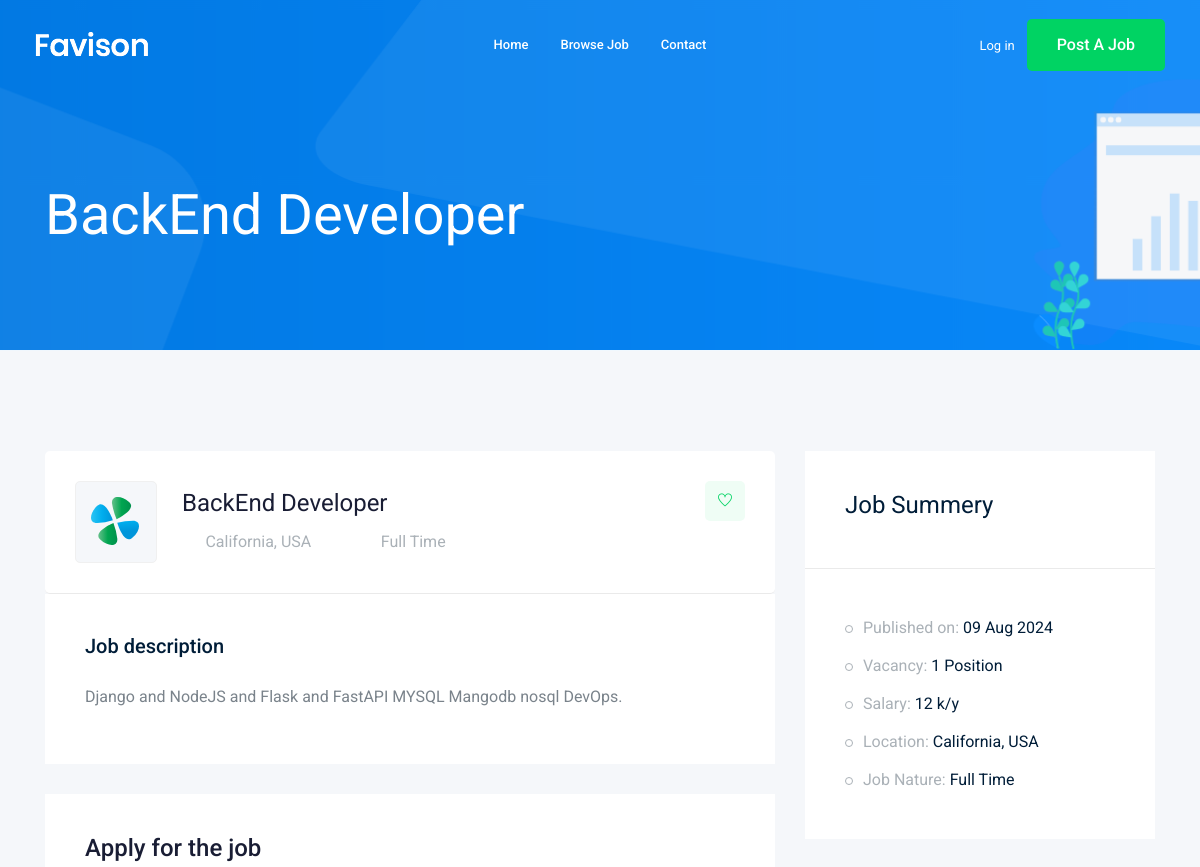
The page /jobs/backend-developer (upper part) on the database as committed earlier.
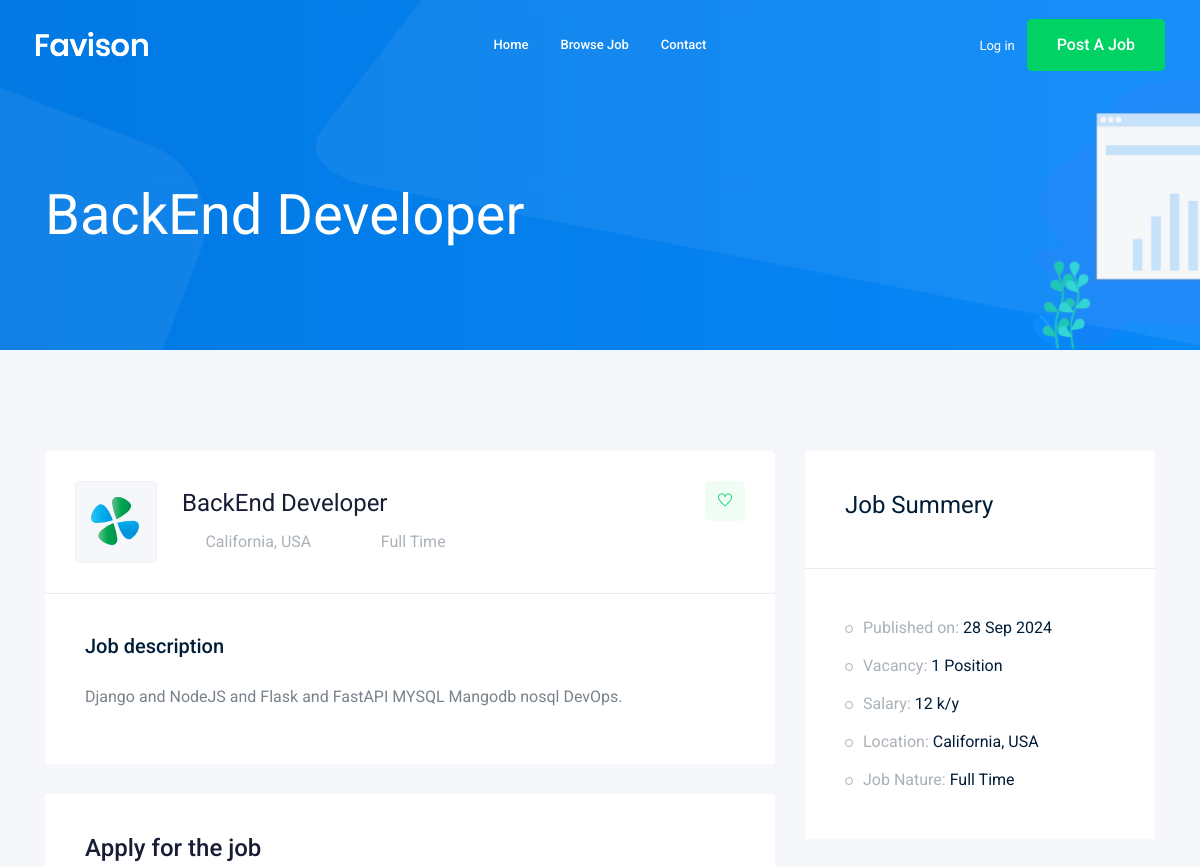
The same page on the database as committed later.
### job/models.py (models this page shows, shortened)
class Job(models.Model):
    owner = models.ForeignKey(User, related_name='job_owner', on_delete=models.CASCADE) #ُError: NameError: name 'User' is not defined
    title = models.CharField(max_length=100) # Column
    job_type = models.CharField(max_length=100 ,choices=JOB_TYPE)
    description= models.TextField(max_length=1000)
    published_at= models.DateTimeField(auto_now=True)
    Vacancy= models.IntegerField(default=1)
    salary= models.IntegerField(default=0)
    experience= models.IntegerField(default=0)
    category= models.ForeignKey('Category',on_delete=models.CASCADE)
    image= models.ImageField(upload_to=image_upload)
    slug = models.SlugField(blank=True,null=True)
    def __str__(self):
        return self.title

### job/views.py (the view)
# urls.py: path('<str:slug>',views.job_detail ,name='job_detail'),
def job_detail(request,slug) :
    job_detail=Job.objects.get(slug=slug)
    if request.method == 'POST':
        form = ApplyForm(request.POST,request.FILES)
        if form.is_valid():
            myform = form.save(commit=False)
            myform.job = job_detail
            myform.save()
    else:
        form = ApplyForm()
    context= {'job':job_detail ,'form':form} # template context name
    return render(request,'job/job_details.html',context)

### job/templates/job/job_details.html (shortened to what this page needs)
{% extends "base.html" %}
{% block content %}
    <div class="bradcam_area bradcam_bg_1">
        <div class="container">
            <div class="row">
                <div class="col-xl-12">
                    <div class="bradcam_text">
                        <h3>{{ job }}</h3>
                    </div>
                </div>
            </div>
        </div>
    </div>
    <div class="job_details_area">
        <div class="container">
            <div class="row">
                <div class="col-lg-8">
                    <div class="job_details_header">
                        <div class="single_jobs white-bg d-flex justify-content-between">
                            <div class="jobs_left d-flex align-items-center">
                                <div class="thumb">
                                    <img src="img/svg_icon/1.svg" alt="">
                                </div>
                                <div class="jobs_conetent">
                                    <a href="#"><h4>{{ job }}</h4></a>
                                    <div class="links_locat d-flex align-items-center">
                                        <div class="location">
                                            <p> <i class="fa fa-map-marker"></i> California, USA</p>
                                        </div>
                                        <div class="location">
                                            <p> <i class="fa fa-clock-o"></i>{{ job.job_type }}</p>
                                        </div>
                                    </div>
                                </div>
                            </div>
                            <div class="jobs_right">
                                <div class="apply_now">
                                    <a class="heart_mark" href="#"> <i class="ti-heart"></i> </a>
                                </div>
                            </div>
                        </div>
                    </div>
                    <div class="descript_wrap white-bg">
                        <div class="single_wrap">
                            <h4>Job description</h4>
                            <p>{{ job.description }}.</p>
                        </div>
                    </div>
                    <div class="apply_job_form white-bg">
                        <h4>Apply for the job</h4>
                    </div>
                </div>
                <div class="col-lg-4">
                    <div class="job_sumary">
                        <div class="summery_header">
                            <h3>Job Summery</h3>
                        </div>
                        <div class="job_content">
                            <ul>
                                <li>Published on: <span>{{ job.published_at|date:'d M o'}}</span></li>
                                <li>Vacancy: <span>{{ job.Vacancy }} Position</span></li>
                                <li>Salary: <span> {{ job.salary}} k/y</span></li>
                                <li>Location: <span>California, USA</span></li>
                                <li>Job Nature: <span> {{ job.job_type }}</span></li>
                            </ul>
                        </div>
                    </div>
                </div>
            </div>
        </div>
    </div>
{% endblock %}

Rows that differ between the two databases and show on the page:
changed Job "BackEnd Developer": published_at "09 Aug 2024" → "28 Sep 2024"
